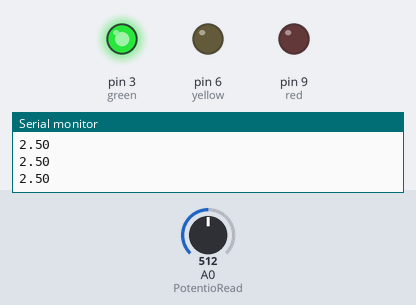
Bench run of a sketch on a simulated Arduino Uno, built with avr-gcc and run on an emulated ATmega328P. Parts: output pins drawn as LEDs (lit = HIGH), the last lines printed to the serial monitor. Inputs (shaded band) come from the test bench; at power-on: A0 (PotentioRead) = 512.

Above: at 1.2 s.
1.3 s: A0 (PotentioRead) set to 606
2.8 s: A0 (PotentioRead) set to 625
At 3.8 s:
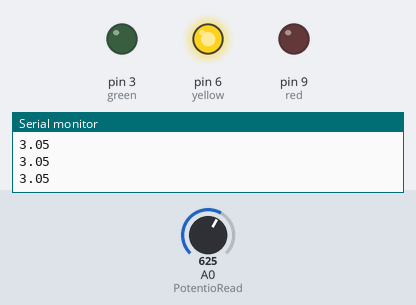
4.3 s: A0 (PotentioRead) set to 804
5.8 s: A0 (PotentioRead) set to 830
At 6.2 s:
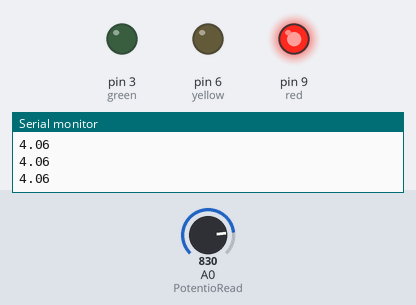
7.3 s: A0 (PotentioRead) set to 716
At 8.4 s:
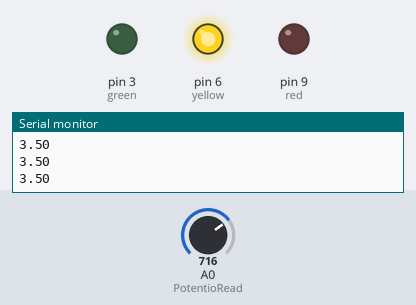
8.8 s: A0 (PotentioRead) set to 900
At 9.5 s:
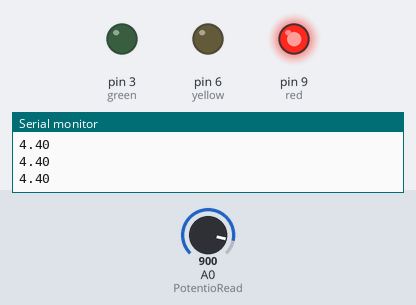
Timing chart, 0 to 11.3 s (numbered marks = the images above; inputs shaded):
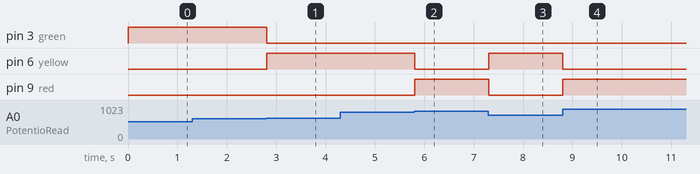

The sketch:

Control3LED.ino
```cpp
int green=3;
int yellow=6;
int red=9;
int PotentioRead=A0;
float Volt;
float readVal;

void setup() {
    Serial.begin(9600);
    pinMode(green,OUTPUT);
    pinMode(yellow,OUTPUT);
    pinMode(red,OUTPUT);
    pinMode(PotentioRead,INPUT);
}

void loop() {
    readVal = analogRead(PotentioRead);
    Volt = (5./1023.)*readVal;
    Serial.println(Volt);
    if(Volt<3.0) {
        digitalWrite(green,HIGH);
        digitalWrite(yellow,LOW);
        digitalWrite(red,LOW);
    }
    if(Volt>3.0 && Volt<4.0) {
        digitalWrite(green,LOW);
        digitalWrite(yellow,HIGH);
        digitalWrite(red,LOW);
    }
    if(Volt>4.0) {
        digitalWrite(green,LOW);
        digitalWrite(yellow,LOW);
        digitalWrite(red,HIGH);
    }
}
```

Measured:
- the behaviour switches between 613 and 614 on A0 (PotentioRead) (found by bisection; images 0 and 1)
- the behaviour switches between 818 and 819 on A0 (PotentioRead) (found by bisection; images 1 and 2)
- after the input at 2.8 s, pin 3 (green): HIGH → LOW at once; pin 6 (yellow): LOW → HIGH at once
- after the input at 5.8 s, pin 6 (yellow): HIGH → LOW at once; pin 9 (red): LOW → HIGH at once
- after the input at 7.3 s, pin 6 (yellow): LOW → HIGH at once; pin 9 (red): HIGH → LOW at once
- after the input at 8.8 s, pin 6 (yellow): HIGH → LOW at once; pin 9 (red): LOW → HIGH at once
